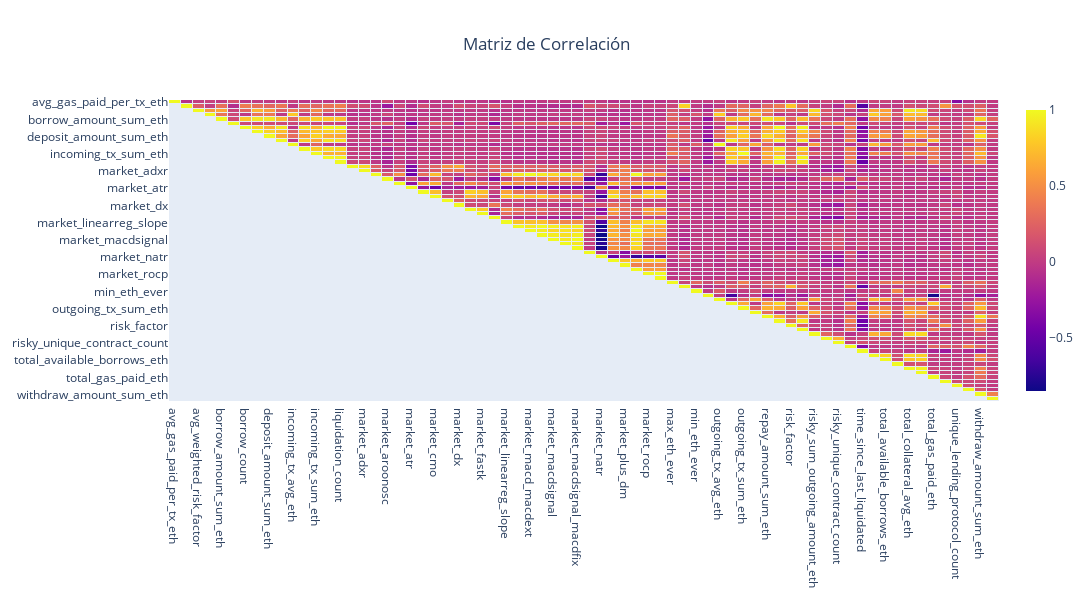

The notebook cell saved with this chart:
### Code cell
for i in range(len(X_corr)):
    for j in range(len(X_corr)):
        if i>j:
            X_corr.iloc[i,j] = pd.NA
            
heat = go.Heatmap(z=X_corr,
                  x=X_corr.columns,
                  y=X_corr.columns,
                  xgap=1, ygap=1,
                  colorbar_thickness=20,
                  colorbar_ticklen=3,
                  hoverinfo='text'
                  )

title = 'Matriz de Correlación'               
layout = go.Layout(title_text=title, title_x=0.5, 
                   width=1800, height=600,
                   xaxis_showgrid=False,
                   yaxis_showgrid=False,
                   yaxis_autorange='reversed')

fig=go.Figure(data=[heat], layout=layout)        
fig.show()

### Figure 1 — Plotly figure (JSON) as saved in the notebook; plotly's stock layout.template omitted (floating-point values rounded to 4 significant figures; data arrays with more than 128 entries replaced by an {"elided": "..."} marker saying what was removed)
{"data": [{"colorbar": {"thickness": 20, "ticklen": 3}, "hoverinfo": "text", "type": "heatmap", "x": ["avg_gas_paid_per_tx_eth", "avg_risk_factor", "avg_weighted_risk_factor", "borrow_amount_avg_eth", "borrow_amount_sum_eth", "borrow_block_number", "borrow_count", "borrow_repay_diff_eth", "deposit_amount_sum_eth", "deposit_count", "incoming_tx_avg_eth", "incoming_tx_count", "incoming_tx_sum_eth", "liquidation_amount_sum_eth", "liquidation_count", "market_adx", "market_adxr", "market_apo", "market_aroonosc", "market_aroonup", "market_atr", "market_cci", "market_cmo", "market_correl", "market_dx", "market_fastd", "market_fastk", "market_ht_trendmode", "market_linearreg_slope", "market_macd", "market_macd_macdext", "market_macd_macdfix", "market_macdsignal", "market_macdsignal_macdext", "market_macdsignal_macdfix", "market_max_drawdown_365d", "market_natr", "market_plus_di", "market_plus_dm", "market_ppo", "market_rocp", "market_rocr", "max_eth_ever", "max_risk_factor", "min_eth_ever", "net_incoming_tx_count", "outgoing_tx_avg_eth", "outgoing_tx_count", "outgoing_tx_sum_eth", "repay_amount_avg_eth", "repay_amount_sum_eth", "repay_count", "risk_factor", "risk_factor_above_threshold_daily_count", "risky_sum_outgoing_amount_eth", "risky_tx_count", "risky_unique_contract_count", "time_since_first_deposit", "time_since_last_liquidated", "total_available_borrows_avg_eth", "total_available_borrows_eth", "total_balance_eth", "total_collateral_avg_eth", "total_collateral_eth", "total_gas_paid_eth", "unique_borrow_protocol_count", "unique_lending_protocol_count", "wallet_age", "withdraw_amount_sum_eth", "withdraw_deposit_diff_if_positive_eth"], "xgap": 1, "y": ["avg_gas_paid_per_tx_eth", "avg_risk_factor", "avg_weighted_risk_factor", "borrow_amount_avg_eth", "borrow_amount_sum_eth", "borrow_block_number", "borrow_count", "borrow_repay_diff_eth", "deposit_amount_sum_eth", "deposit_count", "incoming_tx_avg_eth", "incoming_tx_count", "incoming_tx_sum_eth", "liquidation_amount_sum_eth", "liquidation_count", "market_adx", "market_adxr", "market_apo", "market_aroonosc", "market_aroonup", "market_atr", "market_cci", "market_cmo", "market_correl", "market_dx", "market_fastd", "market_fastk", "market_ht_trendmode", "market_linearreg_slope", "market_macd", "market_macd_macdext", "market_macd_macdfix", "market_macdsignal", "market_macdsignal_macdext", "market_macdsignal_macdfix", "market_max_drawdown_365d", "market_natr", "market_plus_di", "market_plus_dm", "market_ppo", "market_rocp", "market_rocr", "max_eth_ever", "max_risk_factor", "min_eth_ever", "net_incoming_tx_count", "outgoing_tx_avg_eth", "outgoing_tx_count", "outgoing_tx_sum_eth", "repay_amount_avg_eth", "repay_amount_sum_eth", "repay_count", "risk_factor", "risk_factor_above_threshold_daily_count", "risky_sum_outgoing_amount_eth", "risky_tx_count", "risky_unique_contract_count", "time_since_first_deposit", "time_since_last_liquidated", "total_available_borrows_avg_eth", "total_available_borrows_eth", "total_balance_eth", "total_collateral_avg_eth", "total_collateral_eth", "total_gas_paid_eth", "unique_borrow_protocol_count", "unique_lending_protocol_count", "wallet_age", "withdraw_amount_sum_eth", "withdraw_deposit_diff_if_positive_eth"], "ygap": 1, "z": {"elided": "70x70 float values"}}], "layout": {"height": 600, "title": {"text": "Matriz de Correlación", "x": 0.5}, "width": 1800, "xaxis": {"showgrid": false}, "yaxis": {"autorange": "reversed", "showgrid": false}}}
